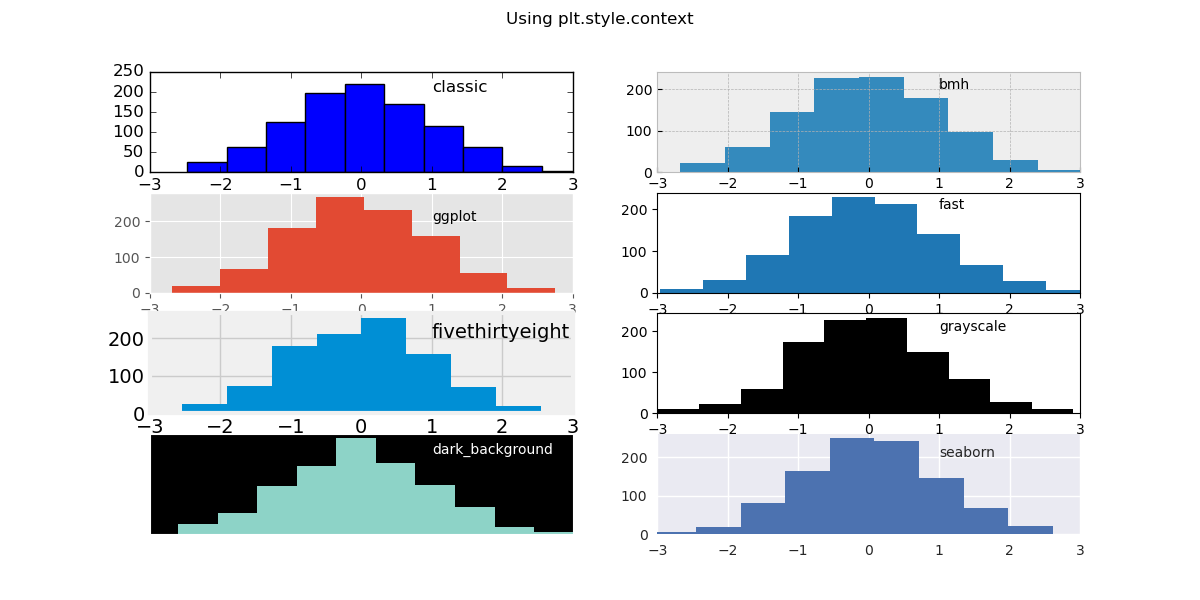

Source code (Python):
#----------------------------------------------
#   CH_12_16_1_EX_2_Pyplot_Styles_BarChart.py
#----------------------------------------------
import matplotlib.pyplot as plt
import numpy as np
#----- 定義不同圖表樣式
styles = ['classic', 'bmh', 'ggplot', 'fast','fivethirtyeight', 'grayscale',\
          'dark_background', 'seaborn']
#----- 依定義依序繪製不同樣式之圖表
fig1 = plt.figure(figsize=(12, 6))
for ii in range(0, 8):   
    with plt.style.context(styles[ii]):
        plt.subplot(4, 2, ii+1)
        plt.hist(np.random.randn(1000))
        plt.xlim(-3, 3)
        plt.text(1., 200, str(styles[ii]))
#
plt.suptitle('Using plt.style.context')
plt.savefig('CH_12_16_1_EX_2_Pyplot_Styles_BarChart.png')
plt.show()




















































































	


